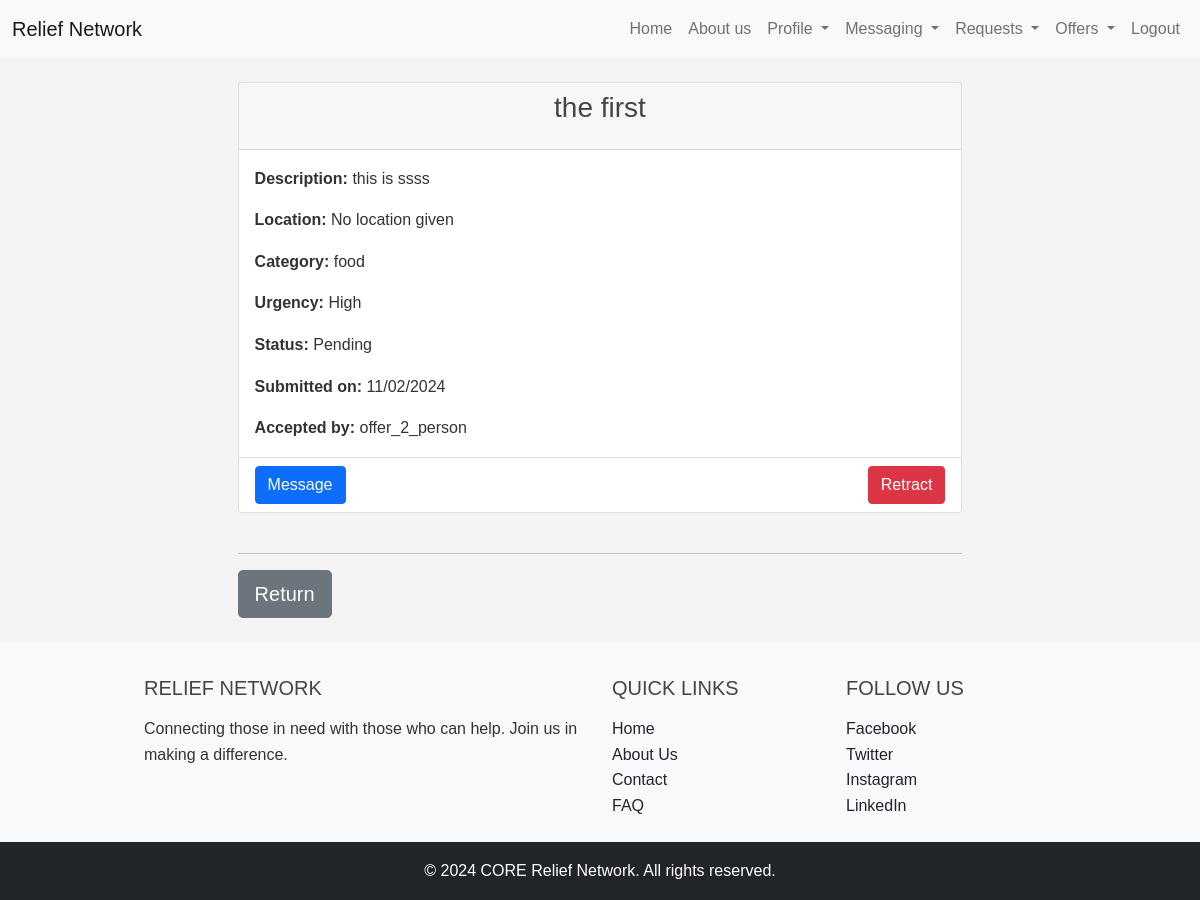
The app's page /offers_view_requester_detail/8/ (signed in) with its own data.
### requests_app/models.py (models this page shows, shortened)
class Request(models.Model):
    CATEGORY_CHOICES = (
        ('food', 'Food'),
        ('water', 'Water'),
        ('clothing', 'Clothing'),
        ('shelter', 'Shelter'),
        ('medical', 'Medical Supplies'),
        ('other', 'Other'),
    )
    URGENCY_LEVELS = (
        ('low', 'Low'),
        ('medium', 'Medium'),
        ('high', 'High'),
    )
    STATUS_CHOICES = (
        ('pending', 'Pending'),
        ('accepted', 'Accepted'),
        ('in_progress', 'In Progress'),
        ('completed', 'Completed'),
        ('cancelled', 'Cancelled'),
    )
    user = models.ForeignKey(User, on_delete=models.CASCADE)
    title = models.CharField(max_length=100, default='No title given')
    description = models.TextField(default='No description given')
    location = models.CharField(max_length=255, default='No location given')# add a more detailed address later
    category = models.CharField(max_length=50, choices=CATEGORY_CHOICES, default='Other')
    urgency = models.CharField(max_length=10, choices=URGENCY_LEVELS, default='Low')
    status = models.CharField(max_length=11, choices=STATUS_CHOICES, default='Pending')
    accepted_by = models.ForeignKey(User, null=True, blank=True, on_delete=models.SET_NULL, related_name='accepted_requests')# changeed the default to None if no one has accepted the request
    created_at = models.DateTimeField(default=timezone.now, editable=False)

### accounts/models.py (models this page shows)
class User(AbstractUser):
    USER_TYPE_CHOICES = (
        ('requester', 'Requester'),
        ('provider', 'Provider'),
    )
    user_type = models.CharField(max_length=10, choices=USER_TYPE_CHOICES)
    name = models.CharField(max_length=255, null=True, blank=True)  # Adding a name field
    email = models.EmailField(unique=True)

### offers/views.py (the view)
# urls.py: path('offers_view_requester_detail/<int:request_id>/', offers_views.offers_view_requester_detail, name='offers_view_requester_detail'),
@login_required
def offers_view_requester_detail(request, request_id):
    req = get_object_or_404(Request, id=request_id)
    return render(request, 'offers_view_requester_detail.html', {'request_': req})

### offers/templates/offers_view_requester_detail.html (shortened to what this page needs)
{% extends 'base.html' %}
{% block content %}
{% load static %}
<link rel="stylesheet" type="text/css" href="{% static 'css/styles.css' %}">
<div class="container mt-8" data-page-type="offer_view_detail_requester">
    <div class="row request-container">
        <div class="col-md-12 col-lg-12 mb-4 item_request" id="request_-{{ request_.id }}">
            <div class="card">
                <div class="card-header text-center">
                    <h3>{{ request_.title }}</h3>
                </div>
                <div class="card-body">
                    <p class="card-text"> <strong>Description:</strong> {{ request_.description }}</p>
                    <p class="card-text"> <strong>Location:</strong> {{ request_.location }}</p>
                    <p class="card-text"> <strong>Category:</strong> {{ request_.category }}</p>
                    <p class="card-text"> <strong>Urgency:</strong> {{ request_.get_urgency_display }}</p>
                    <p class="card-text"> <strong>Status:</strong> {{ request_.get_status_display }}</p>
                    <p class="card-text"> <strong>Submitted on:</strong> {{ request_.created_at|date:"SHORT_DATE_FORMAT" }}</p>
                    {% if request_.accepted_by %}
                    <p class="card-text accepted-by"> <strong>Accepted by:</strong> {{ request_.accepted_by.username }}</p>
                    {% endif %}
                </div>
                <div method="post" class="card-footer bg-transparent d-flex justify-content-between">
                    <div class="d-flex justify-content-between align-items-left ">
                        <a href="{% url 'send_message_to' request_.user.id %}" class="btn btn-primary">
                             Message
                        </a>
                    </div>
                    <div class="d-flex justify-content-between align-items-right">
                        <form class="accept-form" data-request-id="{{ request_.id }}">
                            {% if request_.accepted_by %}
                            <button type="button" class="btn btn-danger accept-btn" data-action="retract">Retract</button>
                            {% else %}
                            <button type="button" class="btn btn-success accept-btn" data-action="accept">Accept</button>
                            {% endif %}
                        </form>
                    </div>
                </div>
            </div>
        </div>
    </div>
    <hr>
    <a href="{{request.META.HTTP_REFERER|escape}}"><button type="button2" class="btn btn-secondary btn-lg btn-block">Return</button></a>
</div>
{% load static %}
{% endblock %}

### static/css/base.css (style rules this page uses)
html, body { height: 100%; margin: 0; display: flex; flex-direction: column; }

### static/css/styles.css (style rules this page uses)
* { margin: 0; padding: 0; box-sizing: border-box; }
body { font-family: Arial, sans-serif; background-color: #f4f4f4; color: #333; line-height: 1.6; }
.container { width: 80%; margin: auto; overflow: hidden; }
h1, h2, h3, h4, h5, h6 { margin-bottom: 1rem; color: #444; }
p { margin-bottom: 1rem; }
a { color: #007BFF; text-decoration: none; }
button { display: inline-block; padding: 0.75rem 1.25rem; font-size: 1rem; cursor: pointer; border: none; background-color: #007BFF; color: #fff; border-radius: 5px; }
:root { --button-size-small: 8px 16px; --button-size-medium: 12px 24px; --button-size-large: 16px 32px; }

### records on screen
Request: title "the first", description "this is ssss", location "No location given", category "food", urgency "High", status "Pending", created_at "11/02/2024", accepted_by.username "offer_2_person"
